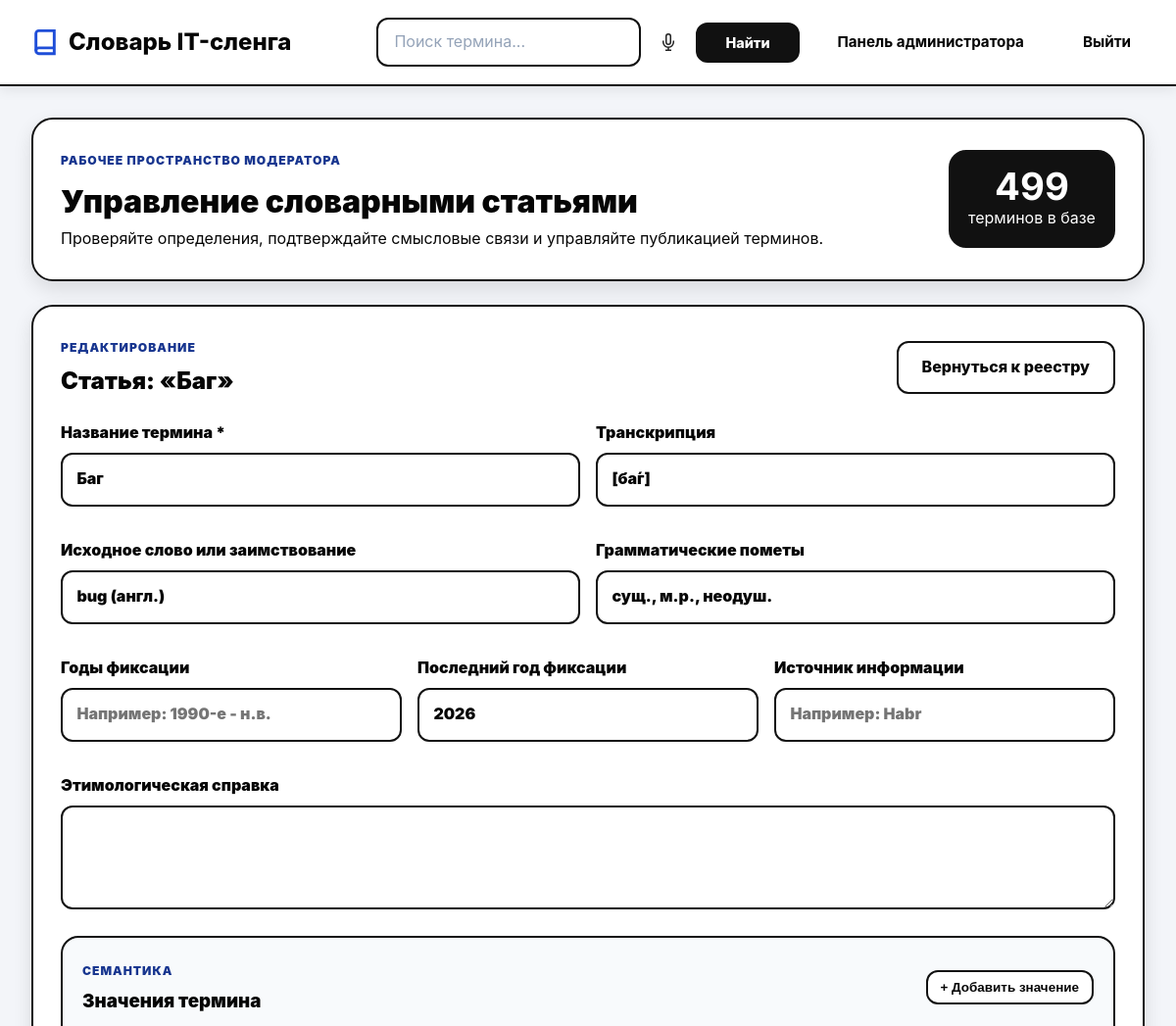
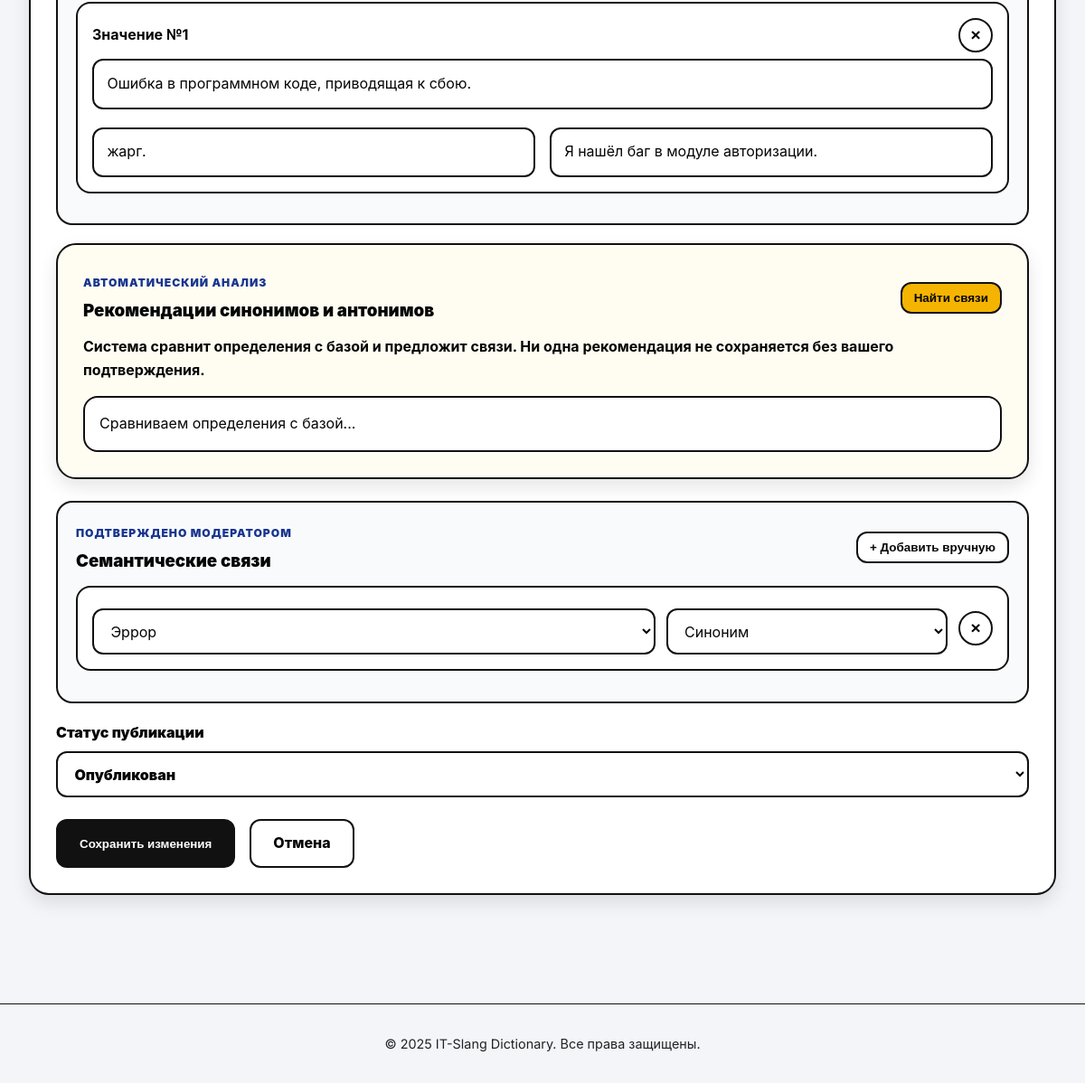
Screenshot of /admin/edit/1 (signed in) with the database file from the repository (2 pictures, top to bottom).
### models.py (models this page shows)
class Term(db.Model):
    __tablename__ = 'terms'
    id = db.Column(db.Integer, primary_key=True)
    term_name = db.Column(db.String(200), nullable=False, index=True)
    transcription = db.Column(db.String(100))  # Транскрипция произношения
    grammar_notes = db.Column(db.String(100))  # Грамматические пометы
    origin_word = db.Column(db.String(300))  # Исходное слово / заимствование
    etymology_note = db.Column(db.Text)  # Этимологическая справка
    year_fixed = db.Column(db.String(50))  # Годы фиксации термина (диапазон)
    last_year_fixed = db.Column(db.Integer)  # Последний год фиксации жаргонного слова
    origin = db.Column(db.String(300))  # Старое поле, оставляем для совместимости
    created_at = db.Column(db.DateTime, default=datetime.utcnow)
    updated_at = db.Column(db.DateTime, default=datetime.utcnow, onupdate=datetime.utcnow)
    user_id = db.Column(db.Integer, db.ForeignKey('users.id'), nullable=False)
    status_id = db.Column(db.Integer, db.ForeignKey('statuses.id'), nullable=False)
    status = db.relationship('Status', backref='terms')
    source_id = db.Column(db.Integer, db.ForeignKey('sources.id'), nullable=True)
    definitions = db.relationship('Definition', backref='term', lazy=True, cascade='all, delete-orphan')
    outgoing_relations = db.relationship('TermRelation',
                                         foreign_keys='TermRelation.term_1_id',
                                         backref='term_1',
                                         lazy=True)

class Definition(db.Model):
    __tablename__ = 'definitions'
    id = db.Column(db.Integer, primary_key=True)
    term_id = db.Column(db.Integer, db.ForeignKey('terms.id'), nullable=False)
    definition_text = db.Column(db.Text, nullable=False)
    style_note = db.Column(db.String(50))
    examples = db.relationship('Example', backref='definition', lazy=True, cascade='all, delete-orphan')

class Example(db.Model):
    __tablename__ = 'examples'
    id = db.Column(db.Integer, primary_key=True)
    definition_id = db.Column(db.Integer, db.ForeignKey('definitions.id'), nullable=False)
    example_text = db.Column(db.Text, nullable=False)

class TermRelation(db.Model):
    __tablename__ = 'term_relations'
    id = db.Column(db.Integer, primary_key=True)
    term_1_id = db.Column(db.Integer, db.ForeignKey('terms.id'), nullable=False)
    term_2_id = db.Column(db.Integer, db.ForeignKey('terms.id'), nullable=False)
    relation_type_id = db.Column(db.Integer, db.ForeignKey('relation_types.id'), nullable=False)
    term_2 = db.relationship('Term', foreign_keys=[term_2_id], backref='incoming_relations')
    relation_type = db.relationship('RelationType', backref='relations')

### app.py (the view, shortened to what this page needs)
@app.route("/admin/edit/<int:term_id>", methods=["GET", "POST"])
@admin_required
def edit_term(term_id):
    term = Term.query.get_or_404(term_id)
    return render_template(
        "admin.html",
        term=term,
        src_name=term.source.resource_name if term.source else "",
        status_name=term.status.name,
        editing=True,
        all_terms=Term.query.filter(Term.id != term.id).order_by(Term.term_name.asc()).all(),
        statuses=Status.query.order_by(Status.id).all(),
        relation_types=RelationType.query.order_by(RelationType.id).all(),
    )

### app.py (called while the page is built)
@login_manager.user_loader
def load_user(user_id):
    return db.session.get(User, int(user_id))

def admin_required(view):
    @wraps(view)
    @login_required
    def wrapped(*args, **kwargs):
        if current_user.role != "admin":
            flash("Этот раздел доступен только администратору.", "error")
            return redirect(url_for("suggest_term"))
        return view(*args, **kwargs)
    return wrapped

### templates/admin.html (shortened to what this page needs)
{% extends "base.html" %}
{% block content %}
{% macro relation_block(selected_term='', selected_type='') %}
<div class="relation-block">
    <select name="related_term_id[]">
        {% for item in all_terms %}
        <option value="{{ item.id }}" {% if item.id == selected_term %}selected{% endif %}>{{ item.term_name }}</option>
        {% endfor %}
    </select>
    <select name="relation_type_id[]">
        {% for relation_type in relation_types %}
        <option value="{{ relation_type.id }}" {% if relation_type.id == selected_type %}selected{% endif %}>{{ relation_type.type_name }}</option>
        {% endfor %}
    </select>
    <button type="button" class="icon-btn" onclick="this.closest('.relation-block').remove()" title="Удалить связь">×</button>
</div>
{% endmacro %}
<div class="admin-shell">
    <div class="admin-hero">
        <div>
            <span class="eyebrow">Рабочее пространство модератора</span>
            <h1>Управление словарными статьями</h1>
            <p>Проверяйте определения, подтверждайте смысловые связи и управляйте публикацией терминов.</p>
        </div>
        <div class="admin-stat">
            <strong>{{ terms|length if terms is defined else all_terms|length }}</strong>
            <span>терминов в базе</span>
        </div>
    </div>
    <section class="admin-card editor-card">
        <div class="section-heading">
            <div>
                <span class="eyebrow">{{ 'Редактирование' if editing else 'Новая запись' }}</span>
                <h2>{{ 'Статья: «' ~ term.term_name ~ '»' if editing else 'Добавление словарной статьи' }}</h2>
            </div>
            {% if editing %}<a href="{{ url_for('admin') }}" class="btn btn-ghost">Вернуться к реестру</a>{% endif %}
        </div>
        <form method="post" action="{{ url_for('edit_term', term_id=term.id) if editing else url_for('create_term') }}" id="termForm">
            <div class="form-grid two-columns">
                <label>Название термина *
                    <input type="text" name="term_name" id="adminTermName" value="{{ term.term_name if editing else '' }}" required autocomplete="off">
                </label>
                <label>Транскрипция
                    <input type="text" name="transcription" value="{{ term.transcription or '' if editing else '' }}" placeholder="[д'эба́жыт']">
                </label>
                <label>Исходное слово или заимствование
                    <input type="text" name="origin_word" value="{{ term.origin_word or '' if editing else '' }}" placeholder="Например: debug (англ.)">
                </label>
                <label>Грамматические пометы
                    <input type="text" name="grammar_notes" value="{{ term.grammar_notes or '' if editing else '' }}" placeholder="Например: гл., несов. вид">
                </label>
            </div>
            <div class="form-grid three-columns">
                <label>Годы фиксации
                    <input type="text" name="year_fixed" value="{{ term.year_fixed or '' if editing else '' }}" placeholder="Например: 1990-е - н.в.">
                </label>
                <label>Последний год фиксации
                    <input type="number" name="last_year_fixed" value="{{ term.last_year_fixed or '' if editing else '' }}" min="1900" max="2100">
                </label>
                <label>Источник информации
                    <input type="text" name="source_name" value="{{ src_name if editing else '' }}" placeholder="Например: Habr">
                </label>
            </div>
            <label>Этимологическая справка
                <textarea name="etymology_note" rows="3">{{ term.etymology_note or '' if editing else '' }}</textarea>
            </label>
            <div class="form-section">
                <div class="section-heading compact">
                    <div>
                        <span class="eyebrow">Семантика</span>
                        <h3>Значения термина</h3>
                    </div>
                    <button type="button" class="btn btn-secondary btn-small" onclick="addDefinition()">+ Добавить значение</button>
                </div>
                <div id="definitions-container">
                    {% if editing and term.definitions %}
                        {% for definition in term.definitions %}
                            {% include "_definition_block.html" %}
                        {% endfor %}
                    {% else %}
                        {% include "_definition_block.html" %}
                    {% endif %}
                </div>
            </div>
            <div class="recommendation-panel">
                <div class="section-heading compact">
                    <div>
                        <span class="eyebrow">Автоматический анализ</span>
                        <h3>Рекомендации синонимов и антонимов</h3>
                    </div>
                    <button type="button" class="btn btn-accent btn-small" id="analyzeRelationsBtn">Найти связи</button>
                </div>
                <p>Система сравнит определения с базой и предложит связи. Ни одна рекомендация не сохраняется без вашего подтверждения.</p>
                <div id="relationRecommendations" class="recommendations-grid">
                </div>
            </div>
            <div class="form-section">
                <div class="section-heading compact">
                    <div>
                        <span class="eyebrow">Подтверждено модератором</span>
                        <h3>Семантические связи</h3>
                    </div>
                    <button type="button" class="btn btn-secondary btn-small" onclick="addRelation()">+ Добавить вручную</button>
                </div>
                <div id="relations-container">
                    {% if editing %}
                        {% for relation in term.outgoing_relations %}
                            {{ relation_block(relation.term_2_id, relation.relation_type_id) }}
                        {% endfor %}
                    {% endif %}
                </div>
            </div>
            {% if editing %}
            <label>Статус публикации
                <select name="status">
                    {% for status in statuses %}
                    <option value="{{ status.name }}" {% if status.name == status_name %}selected{% endif %}>{{ status.name }}</option>
                    {% endfor %}
                </select>
            </label>
            {% endif %}
            <div class="editor-actions">
                <button type="submit" class="btn">{{ 'Сохранить изменения' if editing else 'Отправить на модерацию' }}</button>
                {% if editing %}<a href="{{ url_for('admin') }}" class="btn btn-ghost">Отмена</a>{% endif %}
            </div>
        </form>
    </section>
</div>
{% endblock %}

### templates/_definition_block.html
<div class="definition-block">
    <div class="block-header">
        <strong>Значение №<span class="def-number">{{ loop.index if loop is defined else 1 }}</span></strong>
        <button type="button" class="icon-btn" onclick="removeDefinition(this)" title="Удалить значение">×</button>
    </div>
    <input type="text" name="definition_text[]" value="{{ definition.definition_text if definition is defined else '' }}" placeholder="Толкование значения" required>
    <div class="form-grid two-columns compact-grid">
        <input type="text" name="style_note[]" value="{{ definition.style_note or '' if definition is defined else '' }}" placeholder="Стилистическая помета">
        <input type="text" name="example_text[]" value="{{ definition.examples[0].example_text if definition is defined and definition.examples else '' }}" placeholder="Пример употребления">
    </div>
</div>

### static/css/style.css (style rules this page uses)
:root { --primary: #1f4ed8 !important; --primary-light: #dbe6ff !important; --primary-dark: #17358f !important; --accent: #f4b400; --danger: #b91c1c; --success: #047857; --bg: #f3f5f9 !important; --card-bg: #ffffff !important; --text: #050505 !important; --text-secondary: #222222 !important; --border: #111111 !important; --shadow: 0 8px 20px rgba(0, 0, 0, .11) !important; --shadow-hover: 0 12px 26px rgba(0, 0, 0, .16) !important; }
body { color: #050505 !important; background: #f3f5f9 !important; }
.header-search-input, input, textarea, select { color: #050505 !important; background: #ffffff !important; border: 2px solid #111111 !important; border-radius: 12px !important; font: inherit; }
.header-search-submit, .btn { background: #111111 !important; color: #ffffff !important; border: 2px solid #111111 !important; border-radius: 12px !important; font-weight: 800 !important; box-shadow: none !important; transform: none !important; }
.btn-small { padding: 8px 13px !important; font-size: .84rem; }
.btn-secondary, .btn-ghost { background: #ffffff !important; color: #050505 !important; }
.btn-accent { background: var(--accent) !important; color: #050505 !important; }
.card, .term-card, .term-examples, .admin-card, .recommendation-panel { border: 2px solid #111111 !important; box-shadow: var(--shadow) !important; }
.admin-shell { max-width: 1220px; margin: 0 auto; padding: 0 2rem 3rem; }
.admin-hero, .admin-card, .recommendation-panel { background: #ffffff; border-radius: 22px; padding: 1.75rem; margin-bottom: 1.5rem; }
.admin-hero { display: flex; justify-content: space-between; gap: 1.5rem; align-items: center; border: 2px solid #111111; box-shadow: var(--shadow); }
.admin-hero h1, .section-heading h2, .section-heading h3 { margin: 0; color: #050505; font-weight: 900; }
.admin-stat { min-width: 170px; padding: 1rem; border: 2px solid #111111; border-radius: 18px; background: #111111; color: #ffffff; text-align: center; }
.admin-stat strong { display: block; font-size: 2.4rem; line-height: 1; }
.eyebrow { display: inline-block; color: var(--primary-dark); font-size: .76rem; font-weight: 900; letter-spacing: .08em; text-transform: uppercase; margin-bottom: .4rem; }
.section-heading { display: flex; justify-content: space-between; gap: 1rem; align-items: center; margin-bottom: 1.25rem; }
.section-heading.compact { margin-bottom: .75rem; }
.form-grid { display: grid; gap: 1rem; margin-bottom: 1rem; }
.two-columns { grid-template-columns: repeat(2, minmax(0, 1fr)); }
.three-columns { grid-template-columns: repeat(3, minmax(0, 1fr)); }
label { display: block; color: #050505; font-weight: 900; margin-bottom: 1rem; }
label input, label textarea, label select, .definition-block input, .relation-block select { width: 100%; margin-top: .45rem; padding: .8rem .9rem; }
.form-section { margin: 1.25rem 0; padding: 1.25rem; background: #f8fafc; border: 2px solid #111111; border-radius: 18px; }
.definition-block, .relation-block { background: #ffffff; border: 2px solid #111111; border-radius: 16px; padding: 1rem; margin-bottom: .85rem; }
.block-header, .relation-block { display: grid; grid-template-columns: 1fr auto; gap: .75rem; align-items: center; }
.relation-block { grid-template-columns: 2fr 1fr auto; }
.compact-grid { margin-top: .8rem; margin-bottom: 0; }
.icon-btn { width: 38px; height: 38px; border: 2px solid #111111; border-radius: 50%; background: #ffffff; color: #050505; font-size: 1.2rem; font-weight: 900; cursor: pointer; }
.recommendation-panel { background: #fffdf2; }
.recommendation-panel p { color: #050505; font-weight: 700; margin-bottom: 1rem; }
.recommendations-grid { display: grid; grid-template-columns: repeat(auto-fit, minmax(230px, 1fr)); gap: 1rem; }
.editor-actions { display: flex; gap: 1rem; flex-wrap: wrap; margin-top: 1.5rem; }

### rows the page displays
Term: term_name "Статья: «Баг»", term_name "Баг", transcription "[ба́г]", origin_word "bug (англ.)", grammar_notes "сущ., м.р., неодуш.", last_year_fixed "2026"
Definition: definition_text "Ошибка в программном коде, приводящая к сбою.", style_note "жарг.", example_text "Я нашёл баг в модуле авторизации."

### other values shown
{{ terms|length if terms is defined else all_terms|length }} "499"
{{ 'Редактирование' if editing else 'Новая запись' }} "РЕДАКТИРОВАНИЕ"
{{ 'Сохранить изменения' if editing else 'Отправить на модерацию' }} "Сохранить изменения"
form field value "Эррор"
form field value "Синоним"
form field status "Опубликован"
